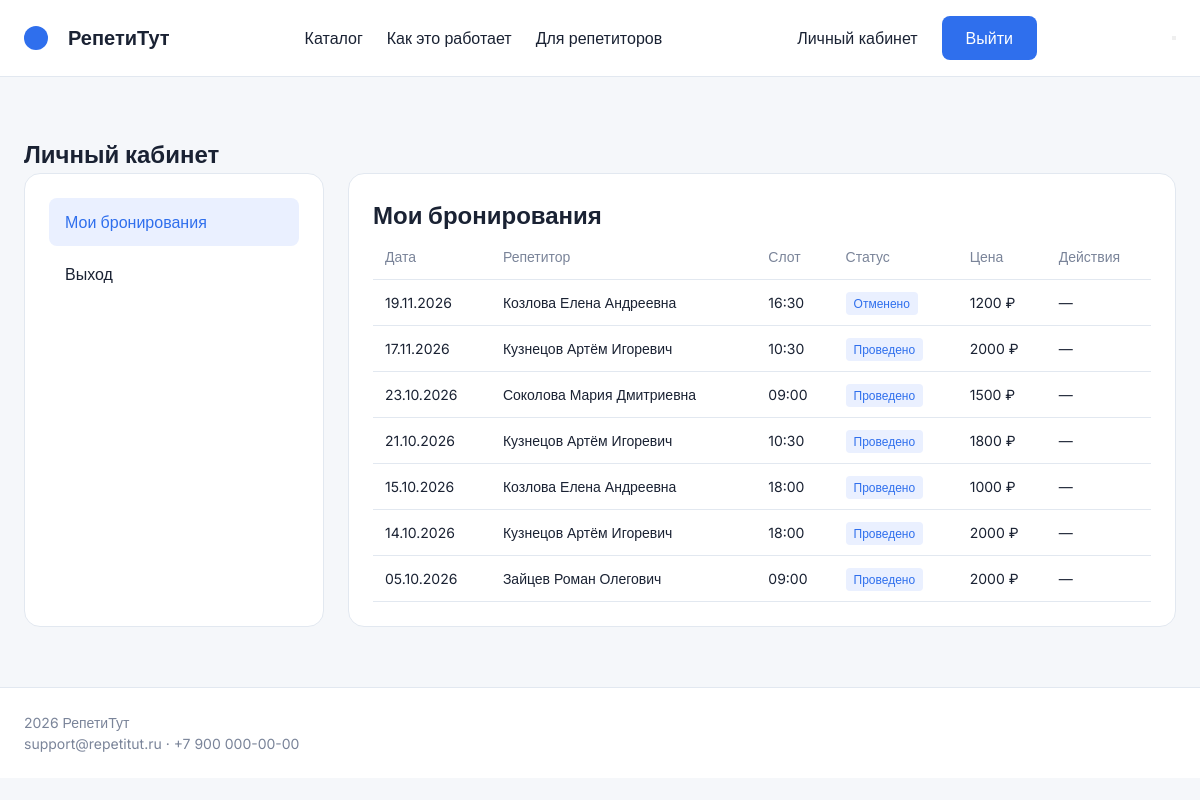
The page /cabinet/ (signed in) on the database as committed earlier.
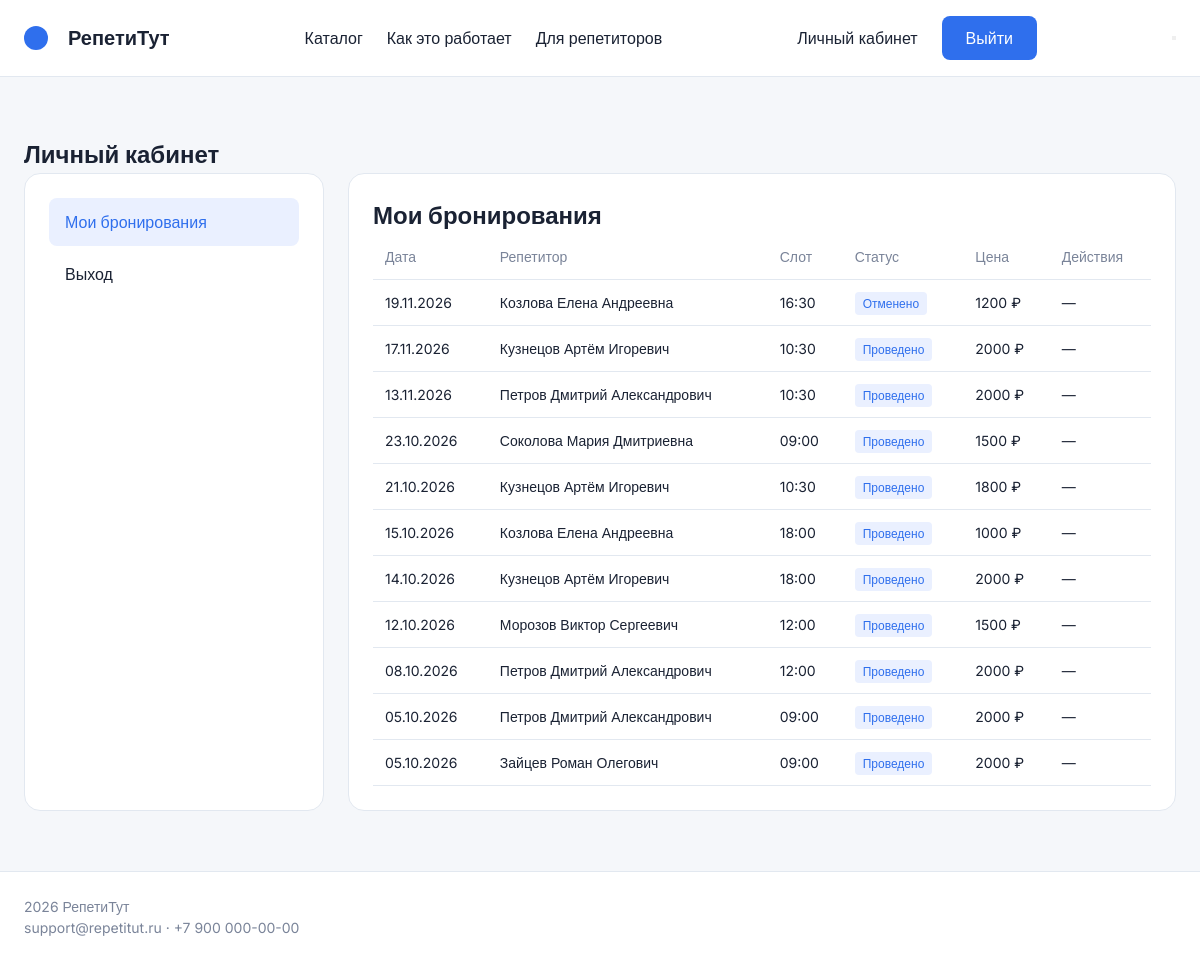
The same page on the database as committed later.
### app/models.py (models this page shows, shortened)
class Lesson(models.Model):
    slot = models.OneToOneField(LessonSlot, on_delete=models.PROTECT, related_name="lesson", verbose_name="Слот")
    client = models.ForeignKey(Client, on_delete=models.PROTECT, related_name="lessons", verbose_name="Клиент")
    subject = models.ForeignKey(Subject, on_delete=models.PROTECT, related_name="lessons", verbose_name="Предмет")
    package = models.ForeignKey(LessonPackage, on_delete=models.SET_NULL, null=True, blank=True, verbose_name="Оплачено пакетом")
    price = models.DecimalField(verbose_name="Стоимость занятия", max_digits=8, decimal_places=2)
    status = models.CharField(verbose_name="Статус занятия", max_length=10, default="planned", choices=[("planned", "Запланировано"), ("completed", "Проведено"), ("cancelled", "Отменено")])
    comment = models.TextField(verbose_name="Комментарий", blank=True, default="")
    class Meta:
        verbose_name = "Занятие"
        verbose_name_plural = "Занятия"
        ordering = ['-id']
        constraints = [
            db_check(Q(price__gt=0), "app_lesson_price_positive"),
        ]

class LessonSlot(models.Model):
    tutor = models.ForeignKey(Tutor, on_delete=models.CASCADE, related_name="slots", verbose_name="Репетитор")
    date = models.DateField(verbose_name="Дата")
    start_time = models.TimeField(verbose_name="Начало")
    end_time = models.TimeField(verbose_name="Окончание")
    status = models.CharField(verbose_name="Статус окна", max_length=10, default="free", choices=[("free", "Свободно"), ("booked", "Забронировано"), ("blocked", "Заблокировано")])
    class Meta:
        verbose_name = "Слот в расписании"
        verbose_name_plural = "Слоты в расписании"
        ordering = ['-date', 'start_time']
        constraints = [
            db_check(Q(start_time__lt=F("end_time")), "app_slot_time_valid"),
            models.UniqueConstraint(fields=['tutor', 'date', 'start_time'], name="app_slot_unique_tutor_datetime"),
        ]

class Tutor(models.Model):
    user = models.OneToOneField(User, on_delete=models.CASCADE, related_name="tutor_profile", null=True, blank=True)
    full_name = models.CharField(verbose_name="ФИО", max_length=150)
    email = models.EmailField(verbose_name="Электронная почта", max_length=100, unique=True)
    phone = models.CharField(verbose_name="Телефон", max_length=20)
    experience_years = models.PositiveSmallIntegerField(verbose_name="Опыт (лет)", default=1)
    rating = models.FloatField(verbose_name="Рейтинг", default=4.0)
    is_active = models.BooleanField(verbose_name="Активен", default=True)
    class Meta:
        verbose_name = "Репетитор"
        verbose_name_plural = "Репетиторы"
        ordering = ['full_name']
        constraints = [
            db_check(Q(rating__gte=1.0, rating__lte=5.0), "app_tutor_rating_range"),
        ]

### app/views.py (the view)
# urls.py: path('cabinet/', views.cabinet, name='cabinet'),
@login_required
def cabinet(request):
    try:
        client = request.user.client_profile
        lessons = Lesson.objects.filter(client=client).select_related('slot__tutor', 'subject').order_by('-slot__date')
    except Client.DoesNotExist:
        lessons = []
    context = {'lessons': lessons}
    return render(request, 'app/cabinet.html', context)

### app/templates/app/cabinet.html (shortened to what this page needs)
{% extends 'app/base.html' %}
{% block content %}
<section class="catalog-section">
    <div class="container">
        <h1 class="page-title">Личный кабинет</h1>
        <div class="cabinet-layout">
            <aside class="cabinet-sidebar">
                <a href="#" class="cabinet-nav-item active">Мои бронирования</a>
                <a href="{% url 'app:logout' %}" class="cabinet-nav-item">Выход</a>
            </aside>
            <div class="cabinet-content">
                <div class="card-section">
                    <h2>Мои бронирования</h2>
                    <table class="bookings-table">
                        <thead>
                            <tr>
                                <th>Дата</th>
                                <th>Репетитор</th>
                                <th>Слот</th>
                                <th>Статус</th>
                                <th>Цена</th>
                                <th>Действия</th>
                            </tr>
                        </thead>
                        <tbody>
                            {% for lesson in lessons %}
                            <tr>
                                <td>{{ lesson.slot.date|date:"d.m.Y" }}</td>
                                <td>{{ lesson.slot.tutor.full_name }}</td>
                                <td>{{ lesson.slot.start_time|time:"H:i" }}</td>
                                <td>
                                    <span class="status-badge status-{{ lesson.status }}">
                                        {{ lesson.get_status_display }}
                                    </span>
                                </td>
                                <td>{{ lesson.price|floatformat:0 }} ₽</td>
                                <td>
                                    {% if lesson.status == 'planned' %}
                                        <button type="button" class="btn-outline btn-cancel" data-id="{{ lesson.id }}">Отменить</button>
                                    {% else %}
                                        —
                                    {% endif %}
                                </td>
                            </tr>
                            {% empty %}
                            <tr>
                                <td colspan="6" class="text-center">У вас пока нет бронирований.</td>
                            </tr>
                            {% endfor %}
                        </tbody>
                    </table>
                </div>
            </div>
        </div>
    </div>
</section>
{% endblock %}

Rows that differ between the two databases and show on the page:
now on this page (row edited): Lesson: slot "13.11.2026", slot.tutor.full_name "Петров Дмитрий Александрович", slot.start_time "10:30", status "Проведено", price "2000"
added Lesson: slot "12.10.2026", slot.tutor.full_name "Морозов Виктор Сергеевич", slot.start_time "12:00", status "Проведено", price "1500"
now on this page (row edited): Lesson: slot "08.10.2026", slot.tutor.full_name "Петров Дмитрий Александрович", slot.start_time "12:00", status "Проведено", price "2000"
now on this page (row edited): Lesson: slot "05.10.2026", slot.tutor.full_name "Петров Дмитрий Александрович", slot.start_time "09:00", status "Проведено", price "2000"
